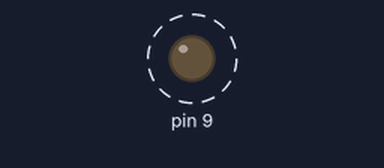
A sketch run on a simulated Arduino Uno, built with avr-gcc and run on an emulated ATmega328P. Shown: output pins drawn as LEDs (lit = HIGH). Dashed ring = blinking.

Above: at 0.05 s.
Timing chart, 0 to 3.0 s (numbered marks = the images above):
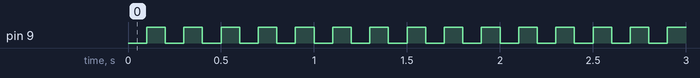

Measured:
- by itself, pin 9: alternates HIGH for 0.10 s and LOW for 0.10 s

The sketch:

sketch_dec30a.ino
```cpp
void setup() {
  // put your setup code here, to run once:
pinMode(9, OUTPUT);
digitalWrite(9, HIGH);
}

void loop() {
  // put your main code here, to run repeatedly:
digitalWrite(9, LOW);
delay(100);
digitalWrite(9,HIGH);
delay(100);
}
```
